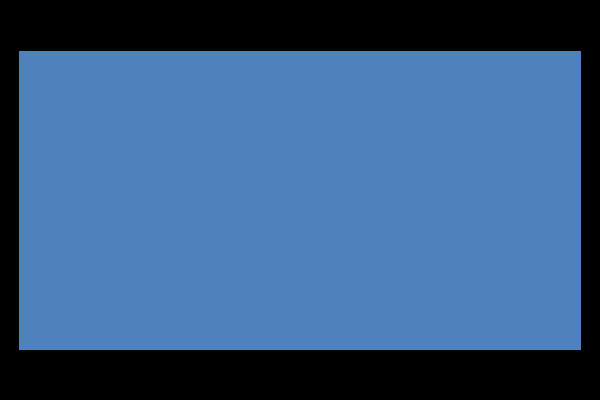
Frame 1 (no input)
Frame 60 (the mouse pressed at the canvas centre just before this capture): identical to frame 1, image omitted
Frame 120 (the mouse held since frame 60 and released just before this capture): identical to frame 1, image omitted

The Processing sketch that drew this single still picture (run headless with seeded random() and noise(); from frame 60 on, the mouse is pressed at the canvas centre):

// Processing sketch: JuegoDadoVersionPrimitivas
// ── JuegoDadoVersionPrimitivas.pde
private Dado dado;
private Tablero tablero;
int i = 0;

public void setup(){
  size(600, 400);
  rectMode(CENTER);
  
  dado = new Dado();
  tablero = new Tablero();
  dado.setCaraDado(0);
  dado.setPosicion(new PVector(width/2, height/2));
  tablero.setPosicion(new PVector(width/2, height/2));
}

public void draw(){
  tablero.display();
  dado.display();
  mostrarValorDado();
}

public void keyPressed(){ //presionar A para cambiar la cara del dado
  if(key == 'a'){
    dado.cambiarValorDado();
    calcularListaDado();
  }
  if(key == 'd'){
    mostrarListaDado();
  }
}

public void mostrarListaDado(){
  for(float valor: dado.getValorDado()){
    println(valor);
  }
  println("");
}

public void calcularListaDado(){
    dado.getValorDado()[i] = dado.getCaraDado();
    i++;
}

public void mostrarValorDado(){
    fill(0);
    textSize(40);
    if(dado.getCaraDado()==1.0){
      text("1", width-(width/1.05), height-(height/1.30));
    }
    if(dado.getCaraDado()==2.0){
      text("2", width-(width/1.05), height-(height/1.30));
    }
    if(dado.getCaraDado()==3.0){
      text("3", width-(width/1.05), height-(height/1.30));
    }
    if(dado.getCaraDado()==4.0){
      text("4", width-(width/1.05), height-(height/1.30));
    }
    if(dado.getCaraDado()==5.0){
      text("5", width-(width/1.05), height-(height/1.30));
    }
    if(dado.getCaraDado()==6.0){
      text("6", width-(width/1.05), height-(height/1.30));
    }
  }

// ── Dado.pde
class Dado extends GameObject{
  private float caraDado;
  private float[] valorDado;
  
  //----- CONSTRUCTORES -----
  public Dado(){
    valorDado = new float[50];
  }
  
  //----- METODOS -----
  public void cambiarValorDado(){
    dado.setCaraDado(round(random(1, 6)));
  }
  
  public void display(){
    if(caraDado==1){
      fill(228, 108, 10);
      rect(posicion.x, posicion.y, width-(width/1.25), width-(width/1.25));
      fill(0);
      ellipse(posicion.x, posicion.y, width-(width/1.05), width-(width/1.05));
    }
    if(caraDado==2){
      fill(228, 108, 10);
      rect(posicion.x, posicion.y, width-(width/1.25), width-(width/1.25));
      fill(0);
      ellipse(posicion.x - (width/18), posicion.y - (width/18), width-(width/1.05), width-(width/1.05));
      ellipse(posicion.x + (width/18), posicion.y + (width/18), width-(width/1.05), width-(width/1.05));
    }
    if(caraDado==3){
      fill(228, 108, 10);
      rect(posicion.x, posicion.y, width-(width/1.25), width-(width/1.25));
      fill(0);
      ellipse(posicion.x - (width/18), posicion.y - (width/18), width-(width/1.05), width-(width/1.05));
      ellipse(posicion.x, posicion.y, width-(width/1.05), width-(width/1.05));
      ellipse(posicion.x + (width/18), posicion.y + (width/18), width-(width/1.05), width-(width/1.05));
    }
    if(caraDado==4){
      fill(228, 108, 10);
      rect(posicion.x, posicion.y, width-(width/1.25), width-(width/1.25));
      fill(0);
      ellipse(posicion.x - (width/18), posicion.y - (width/18), width-(width/1.05), width-(width/1.05));
      ellipse(posicion.x - (width/18), posicion.y + (width/18), width-(width/1.05), width-(width/1.05));
      ellipse(posicion.x + (width/18), posicion.y + (width/18), width-(width/1.05), width-(width/1.05));
      ellipse(posicion.x + (width/18), posicion.y - (width/18), width-(width/1.05), width-(width/1.05));
    }
    if(caraDado==5){
      fill(228, 108, 10);
      rect(posicion.x, posicion.y, width-(width/1.25), width-(width/1.25));
      fill(0);
      ellipse(posicion.x, posicion.y, width-(width/1.05), width-(width/1.05));
      ellipse(posicion.x - (width/18), posicion.y - (width/18), width-(width/1.05), width-(width/1.05));
      ellipse(posicion.x - (width/18), posicion.y + (width/18), width-(width/1.05), width-(width/1.05));
      ellipse(posicion.x + (width/18), posicion.y + (width/18), width-(width/1.05), width-(width/1.05));
      ellipse(posicion.x + (width/18), posicion.y - (width/18), width-(width/1.05), width-(width/1.05));
    }
    if(caraDado==6){
      fill(228, 108, 10);
      rect(posicion.x, posicion.y, width-(width/1.25), width-(width/1.25));
      fill(0);
      ellipse(posicion.x - (width/18), posicion.y - (width/18), width-(width/1.05), width-(width/1.05));
      ellipse(posicion.x - (width/18), posicion.y + (width/18), width-(width/1.05), width-(width/1.05));
      ellipse(posicion.x + (width/18), posicion.y + (width/18), width-(width/1.05), width-(width/1.05));
      ellipse(posicion.x + (width/18), posicion.y - (width/18), width-(width/1.05), width-(width/1.05));
      ellipse(posicion.x + (width/18), posicion.y, width-(width/1.05), width-(width/1.05));
      ellipse(posicion.x - (width/18), posicion.y, width-(width/1.05), width-(width/1.05));
    }
  }
  
  //----- METODOS ACESSORES -----
  public void setValorDado(float[] valorDado){
    this.valorDado = valorDado;
  }
  public float[] getValorDado(){
    return this.valorDado;
  }
  
  public void setCaraDado(float caraDado){
    this.caraDado = caraDado;
  }
  public float getCaraDado(){
    return this.caraDado;
  }
}

// ── GameObject.pde
class GameObject{
  protected PVector posicion;
  //protected PImage imagen;
  
  //----- CONSTRUCTORES -----
  public GameObject(){
  }
  
  //----- METODOS -----
  public void display(){
  }
  
  //----- METODOS ACESSORES -----
  public void setPosicion(PVector posicion){
    this.posicion = posicion;
  }
  public PVector getPosicion(){
    return this.posicion;
  }
  
  /*public void setImagen(PImage imagen){
    this.imagen = imagen;
  }
  public PImage getImagen(){
    return this.imagen;
  }*/
}

// ── Tablero.pde
class Tablero extends GameObject{
  private Dado dado;
  
  //----- CONSTRUCTORES -----
  public Tablero(){
  }
  
  //----- METODOS -----
  /*public void mostrarValorDado(){
    fill(255);
    textSize(40);
    if(dado.getCaraDado()==1.0){
      text("1", width-(width/1.05), height-(height/1.30));
    }
    if(dado.getCaraDado()==2.0){
      text("2", width-(width/1.05), height-(height/1.30));
    }
    if(dado.getCaraDado()==3.0){
      text("3", width-(width/1.05), height-(height/1.30));
    }
    if(dado.getCaraDado()==4.0){
      text("4", width-(width/1.05), height-(height/1.30));
    }
    if(dado.getCaraDado()==5.0){
      text("5", width-(width/1.05), height-(height/1.30));
    }
    if(dado.getCaraDado()==6.0){
      text("6", width-(width/1.05), height-(height/1.30));
    }
  }*/
  
  public void display(){
    background(0);
    fill(79, 129, 189);
    rect(posicion.x, posicion.y, width-(width/16), height-(height/4));
  }
  
  //----- METODOS ACESSORES -----
  public void setDado(Dado dado){
    this.dado = dado;
  }
  public Dado getDado(){
    return this.dado;
  }
}
